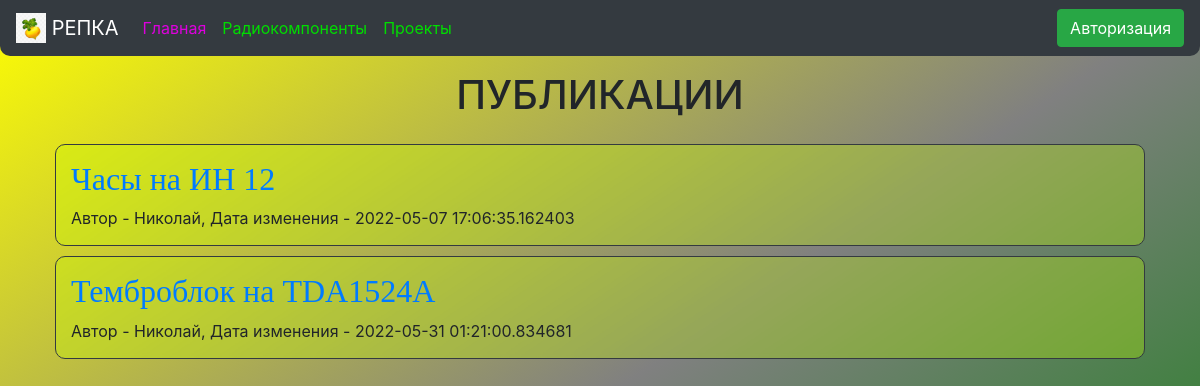
The app's page /projects with its own data.
### data/news.py (models this page shows)
class News(SqlAlchemyBase, SerializerMixin):
    __tablename__ = 'news'
    id = sqlalchemy.Column(sqlalchemy.Integer, primary_key=True, autoincrement=True)
    title = sqlalchemy.Column(sqlalchemy.String, nullable=True)
    content = sqlalchemy.Column(sqlalchemy.String, nullable=True)
    created_date = sqlalchemy.Column(sqlalchemy.DateTime, default=datetime.datetime.today())
    is_private = sqlalchemy.Column(sqlalchemy.Boolean, default=True)
    user_id = sqlalchemy.Column(sqlalchemy.Integer, sqlalchemy.ForeignKey("users.id"))
    about = sqlalchemy.Column(sqlalchemy.String, nullable=True)
    user = orm.relation('User')
    comments = orm.relation("Comment", back_populates="news")

### data/users.py (models this page shows, shortened)
class User(SqlAlchemyBase, UserMixin, SerializerMixin):
    __tablename__ = 'users'
    id = sqlalchemy.Column(sqlalchemy.Integer, primary_key=True, autoincrement=True)
    name = sqlalchemy.Column(sqlalchemy.String, nullable=True)
    about = sqlalchemy.Column(sqlalchemy.String, nullable=True)
    email = sqlalchemy.Column(sqlalchemy.String, index=True, unique=True, nullable=True)
    hashed_password = sqlalchemy.Column(sqlalchemy.String, nullable=True)
    created_date = sqlalchemy.Column(sqlalchemy.DateTime, default=datetime.datetime.now)
    news = orm.relation("News", back_populates='user')
    comments = orm.relation("Comment", back_populates="user")

### main.py (the view)
@app.route("/projects", methods=['GET', 'POST'])
def projects():
    db_sess = db_session.create_session()
    form = ProjectForm()
    if current_user.is_authenticated:
        news = db_sess.query(News).filter((News.is_private != True) | (News.user == current_user))
    else:
        news = db_sess.query(News).filter(News.is_private != True)
    if form.validate_on_submit():
        if form.is_private.data:
            news = db_sess.query(News).filter(News.user == current_user)
    return render_template("index.html", news=news, form=form)

### data/db_session.py (called while the page is built)
def create_session() -> Session:
    global __factory
    return __factory()

### templates/index.html (shortened to what this page needs)
{% extends "base.html" %}
{% block content %}
<h1 align="center" style="padding: 15px">ПУБЛИКАЦИИ</h1>
{% for item in news%}
<div class="col-md6 border border-dark"
     style="padding: 15px; margin: 10px; border-radius: 10px; backdrop-filter: blur(2px); background: rgba(200, 255, 0, 0.3);">
    <h2><font face="Comic Sans MS" color="#000000"><a style="display: block;" href="/project/{{ item.id }}">{{item.title}}</a></font>
    </h2>
    <div>
        Автор - {{item.user.name}}, Дата изменения - {{item.created_date}}
    </div>
</div>
{% endfor %}
{% endblock %}

### records on screen
News: title "Часы на ИН 12", user.name "Николай", created_date "2022-05-07 17:06:35.162403"
News: title "Темброблок на TDA1524A", user.name "Николай", created_date "2022-05-31 01:21:00.834681"
